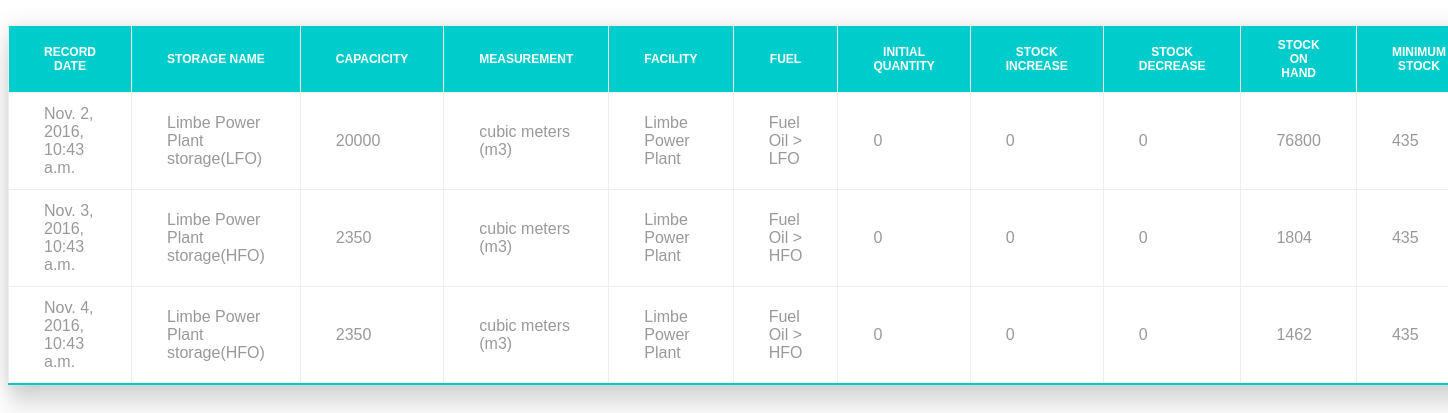
/fuel/management/storage, run on an earlier commit of the app's database.
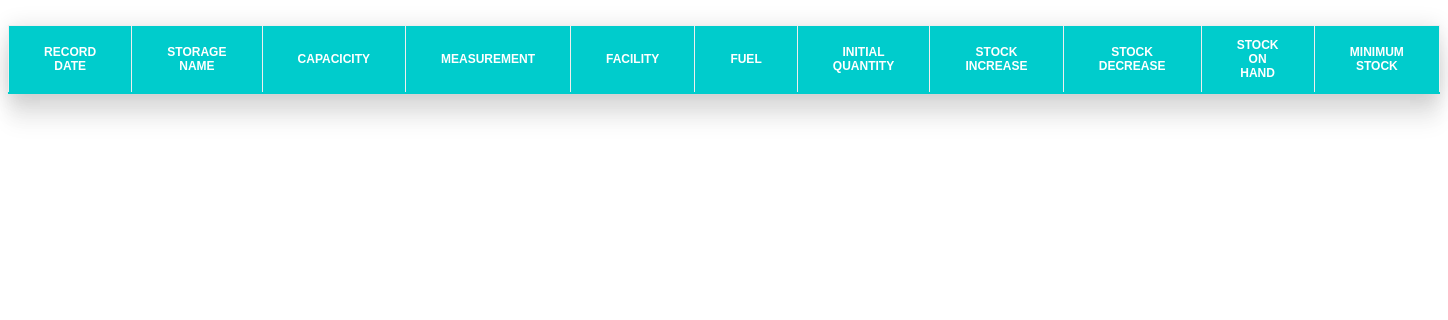
And on a later commit of the database.
### fuel/models.py (models this page shows, shortened)
class Stockvariation(models.Model):
    record_date = models.DateTimeField()
    storage_unit = models.ForeignKey(Storageunit, on_delete=models.CASCADE, verbose_name=_("Storage Facility"),
        help_text=_("The record changes in inventory."))
    iniial_qty = models.CharField(verbose_name=_("Initial Quantity"),
        help_text=_("The quantity left of the inventory on previous day."), max_length=1000, blank=True)
    qty_added = models.CharField(verbose_name=_("Quantity Supplied"),
        help_text=_("The quantity added from supply."), max_length=1000, blank=True)
    qty_removed = models.CharField(verbose_name=_("Quantity Consumed"),
        help_text=_("The quantity to be consumed."), max_length=1000, blank=True)
    qty_left = models.CharField(verbose_name=_("Quantity on Hand"),
        help_text=_("The quantity left before consumption."), max_length=1000, blank=True)
    minimum_qty = models.CharField(verbose_name=_("Threshold"),
        help_text=_("The threshold quantity that can't be consumed."), max_length=1000, blank=True)
    class Meta:
        verbose_name = _("Inventory Variation")
        verbose_name_plural = _("Inventory Varations")

class Storageunit(models.Model):
    storage_name = models.CharField(
        verbose_name=_("Fuel Tank"), max_length=1000,
        help_text=_("The name of power plant storage unit .e.go LLP starage."))
    capacity = models.CharField(
        verbose_name=_("Storage Unit"),max_length=1000,
        help_text=_("The storage unit for fuel."), blank=True)
    measurement = models.CharField(verbose_name=_("Measurement"), max_length=256,help_text=_("Units of measurement"))
    facility = models.ForeignKey(Powerplant, on_delete=models.CASCADE, verbose_name=_("Storage Facility"),
        help_text=_("The fuel reservoir location or power plant."))
    fuel = models.ForeignKey(Fuel, on_delete=models.CASCADE, verbose_name=_("Fuel"),
        help_text=_("The fuel product in the reservoir location or power plant."))
    def __str__(self):
        return self.storage_name
    class Meta:
        verbose_name = _("Storage Unit")
        verbose_name_plural = _("Storage Units")

class Powerplant(models.Model):
    THERM = "Thermal"
    HYDRO = "Hydro"
    TYPES = (("HYDR",HYDRO),("THERM",THERM))
    plant_name = models.CharField(
        verbose_name=_("Power Plant Name"), max_length=1000,
        help_text=_("The name power plant concerned .e.g. Limbe Power plant."))
    location = models.CharField(
        verbose_name=_("PowerPlant location"), max_length=1000,
        help_text=_("The location of the power plant concerned."))
    production_capacity = models.CharField(
        verbose_name=_("Production Capacity"),max_length=1000,
        help_text=_("The production capacity."), blank=True)
    category = models.CharField(
        verbose_name=_("Category"), max_length=256,
        help_text=_("The plant category: hydro or thermal"),choices=TYPES)
    def __str__(self):
        return self.plant_name
    class Meta:
        verbose_name = _("Power Plant")
        verbose_name_plural = _("Power Plants")

class Fuel(models.Model):
    HFO = "Heavy Fuel"
    LFO = "Light Fuel"
    TYPES = (("HFO",HFO), ("LFO",LFO))
    fuel_name = models.CharField(
        verbose_name=_("Fuel Name"), max_length=1000,
        help_text=_("The name of fuel type concerned."))
    fdiscription = models.TextField(
        verbose_name=_("Description"), max_length=1000, null=True, blank=True,
        help_text=_("Fuel description."))
    category = models.CharField(
        verbose_name=_("Category"), max_length=256,
        help_text=_("The plant category: HFO or LFO"), choices=TYPES)
    def getcat(self):
        return self.category
    def __str__(self):
        return """{} > {}""".format(self.fuel_name,self.getcat())
    class Meta:
        verbose_name = _("Fuel")
        verbose_name_plural = _("Fuel")

### fuel/views.py (the view)
# urls.py: path('fuel/management/storage', storage, name='store'),
def storage(request):
    storage = Storageunit.objects.all()
    variation = Stockvariation.objects.all()
    template = 'fuel/storage.html'
    kwvars = {
        'svar': variation,
    }
    print(storage)
    return render_to_response(template, context=kwvars)

### templates/fuel/storage.html (shortened to what this page needs)
<!DOCTYPE html>
{% load static %}
<html lang="en">
<head>
    <link href="{% static 'css/table.css' %}" rel="stylesheet">
</head>
<body>
<table>
    <tbody>
    <tr>
        <th>Record Date</th>
        <th>Storage Name</th>
        <th>Capacicity</th>
        <th> Measurement</th>
        <th>Facility</th>
        <th>Fuel</th>
        <th>Initial Quantity</th>
        <th>Stock Increase</th>
        <th>Stock Decrease</th>
        <th>Stock on Hand</th>
        <th>Minimum Stock</th>
    </tr>
    {% for s in svar %}
  <tr>
    <td>{{s.record_date}}</td>
      <td>{{s.storage_unit.storage_name}}</td>
      <td>{{s.storage_unit.capacity}} </td>
      <td>{{s.storage_unit.measurement}}</td>
      <td>{{s.storage_unit.facility}}</td>
      <td>{{s.storage_unit.fuel}}</td>
      <td>{{s.iniial_qty}}</td>
      <td>{{s.qty_added}}</td>
      <td>{{s.qty_removed}}</td>
      <td>{{s.qty_left}}</td>
      <td>{{s.minimum_qty}}</td>
    </tr>
   {% endfor %}
    </tbody>
</table>
</body>
</html>

### static/css/table.css (style rules this page uses)
table { font-family: 'Arial'; margin: 25px auto; border-collapse: collapse; border: 1px solid #eee; border-bottom: 2px solid #00cccc; box-shadow: 0px 0px 20px rgba(0, 0, 0, 0.1), 0px 10px 20px rgba(0, 0, 0, 0.05), 0px 20px 20px rgba(0, 0, 0, 0.05), 0px 30px 20px rgba(0, 0, 0, 0.05); }
table th, table td { color: #999; border: 1px solid #eee; padding: 12px 35px; border-collapse: collapse; }
table th { background: #00cccc; color: #fff; text-transform: uppercase; font-size: 12px; }

What changed in the data, as far as the page shows it:
removed Stockvariation: record_date "Nov. 2, 2016, 10:43 a.m.", storage_unit.storage_name "Limbe Power Plant storage(LFO)", storage_unit.capacity "20000", storage_unit.measurement "cubic meters (m3)", storage_unit.facility "Limbe Power Plant", storage_unit.fuel "Fuel Oil > LFO", iniial_qty "0", qty_added "0", qty_removed "0", qty_left "76800", minimum_qty "435"
removed Stockvariation: record_date "Nov. 3, 2016, 10:43 a.m.", storage_unit.storage_name "Limbe Power Plant storage(HFO)", storage_unit.capacity "2350", storage_unit.measurement "cubic meters (m3)", storage_unit.facility "Limbe Power Plant", storage_unit.fuel "Fuel Oil > HFO", iniial_qty "0", qty_added "0", qty_removed "0", qty_left "1804", minimum_qty "435"
removed Stockvariation: record_date "Nov. 4, 2016, 10:43 a.m.", storage_unit.storage_name "Limbe Power Plant storage(HFO)", storage_unit.capacity "2350", storage_unit.measurement "cubic meters (m3)", storage_unit.facility "Limbe Power Plant", storage_unit.fuel "Fuel Oil > HFO", iniial_qty "0", qty_added "0", qty_removed "0", qty_left "1462", minimum_qty "435"
